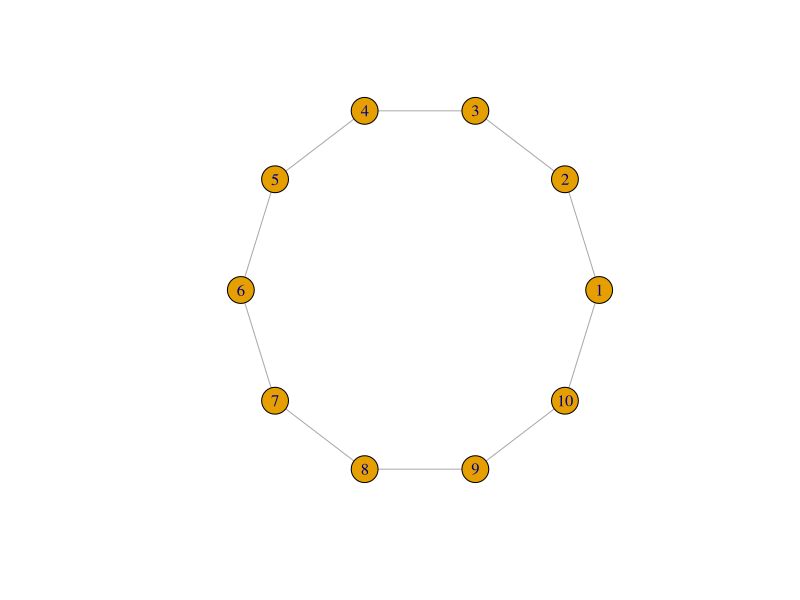
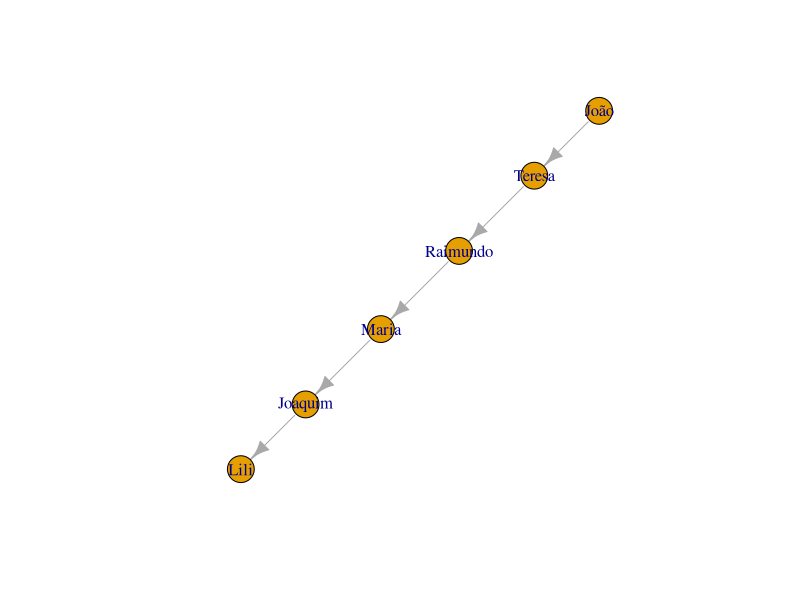
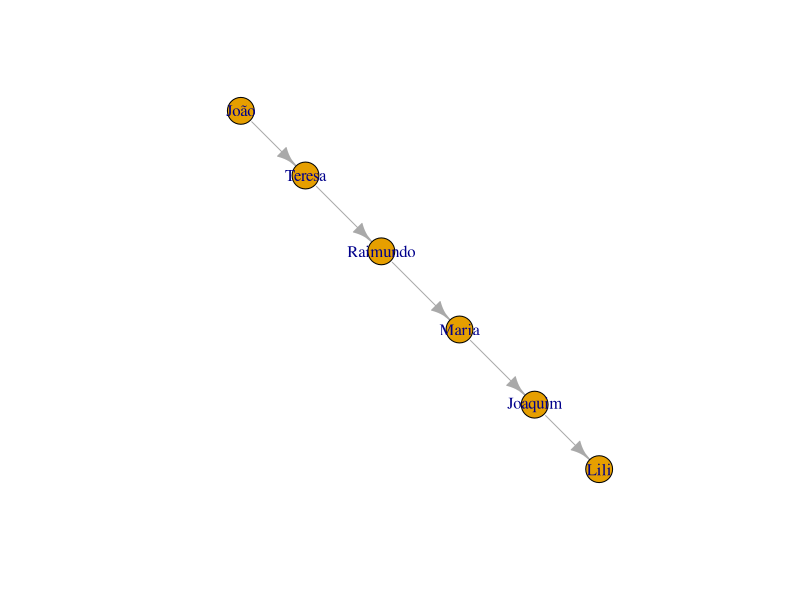
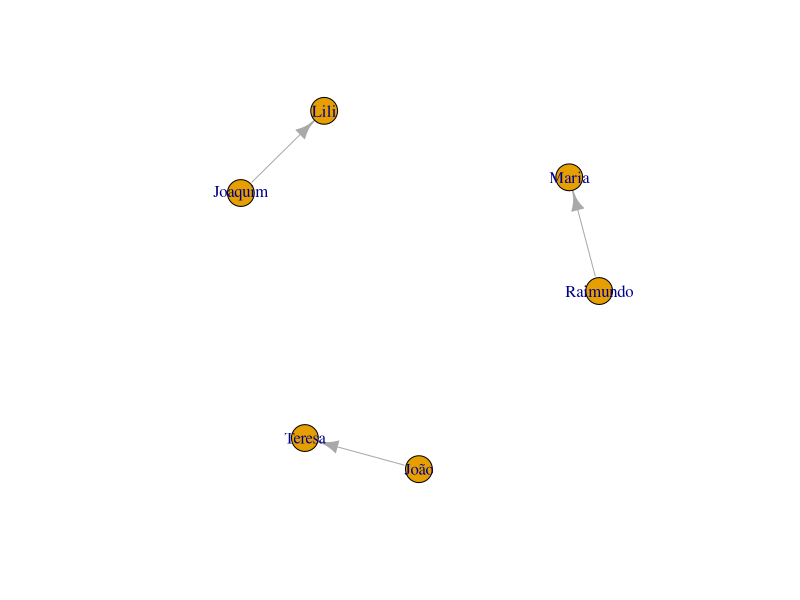
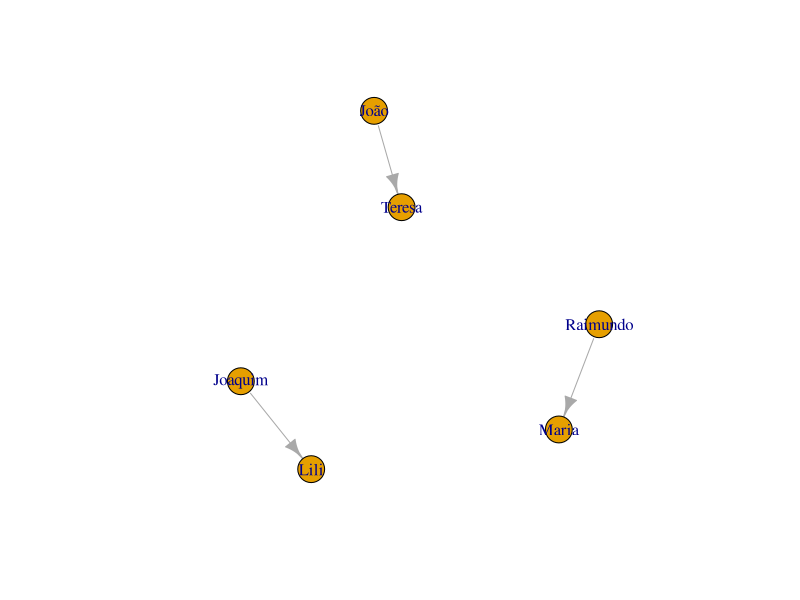

The R script that drew these images, in order:
## ---- chunk 1
library(igraph) # chamando o pacote já instalado
## ---- chunk 2
 g <- make_ring(10)
     g$layout <- layout_in_circle
     plot(g)
## ---- chunk 3
library(igraph) 
g <- graph.empty(directed=TRUE) # "directed" implica distinguir entre "de" e "para" na relação entre os nós.

#  Adicionando os vértices. 
g <- g + vertex("João") 
g <- g + vertex("Teresa") 
g <- g + vertex("Raimundo") 
g <- g + vertex("Maria") 
g <- g + vertex("Joaquim") 
g <- g + vertex("Lili") 

#  Especificando as relações entres os vértices, os edges
g <- g + edges("João", "Teresa")
g <- g + edges("Teresa", "Raimundo")
g <- g + edges("Raimundo", "Maria")
g <- g + edges("Maria", "Joaquim")
g <- g + edges("Joaquim", "Lili")

plot.igraph(g) # plotando o grafo
## ---- chunk 4
library(igraph) 
g <- graph.empty(directed=TRUE) 

#  Adicionando os vértices. 
g <- g + vertex(c("João", "Teresa", "Raimundo", "Maria", "Joaquim", "Lili"))

#  Adicionando os edges em pares
g <- g + edges(c("João", "Teresa", "Teresa", "Raimundo", "Raimundo", "Maria","Maria", "Joaquim","Joaquim", "Lili"))

plot.igraph(g)
## ---- chunk 5
g <- graph.empty(directed=TRUE) 
g <- g + vertex(c("João", "Teresa", "Raimundo", "Maria", "Joaquim", "Lili"))
g <- g + edges(c("João", "Teresa", "Raimundo", "Maria","Joaquim", "Lili"))
plot.igraph(g)
## ---- chunk 6
 plot.igraph(g)
